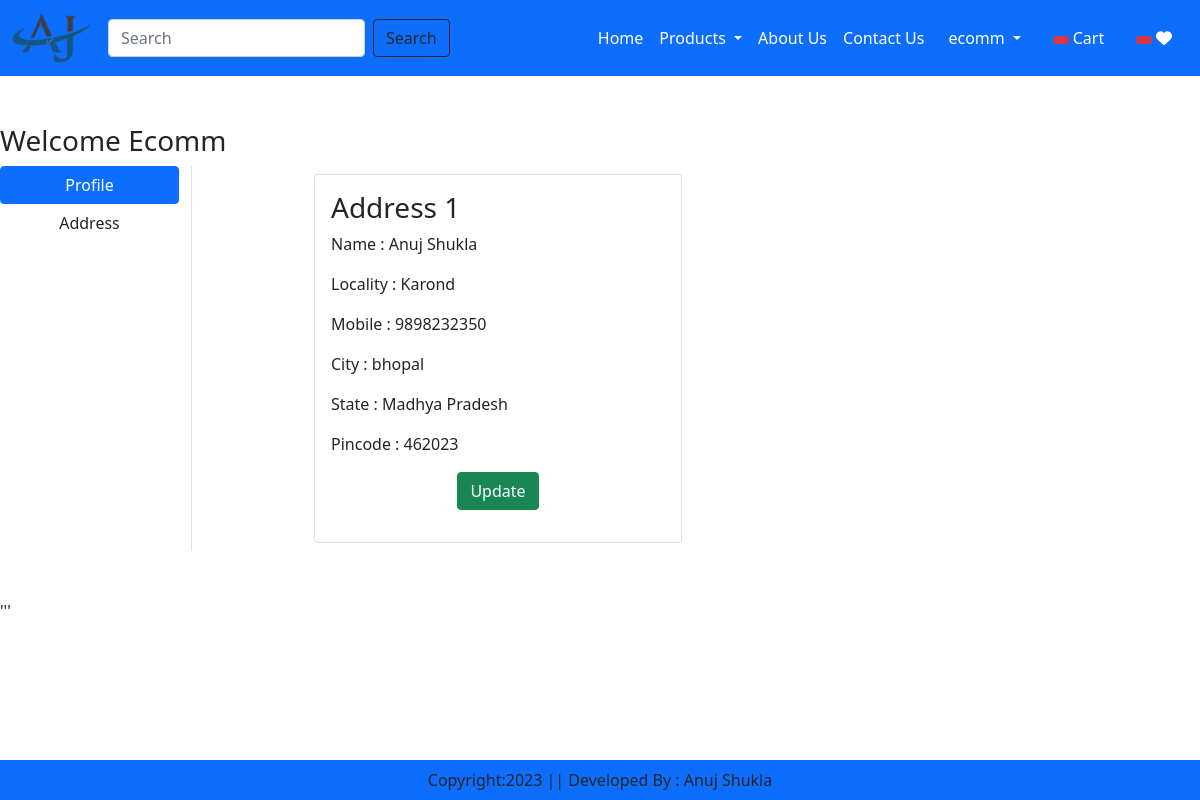
Screenshot of /address (signed in) with the database file from the repository.
### Admin/models.py (models this page shows, shortened)
class Customer(models.Model):
    user = models.ForeignKey(User,on_delete=models.CASCADE)
    name = models.CharField(max_length=200)
    locality = models.CharField(max_length=200)
    city = models.CharField(max_length=50,default=None)
    mobile = models.IntegerField(default=0)
    zipcode = models.IntegerField()
    state=models.CharField(max_length=200)

### User/views.py (the view)
# urls.py: path('address',views.Address ,name='address'),
def Address(request):
    if(request.method == 'GET'):
        totalitem = 0
        wishitem = 0
        if request.user.is_authenticated:
            totalitem = len(Cart.objects.filter(user=request.user))
            wishitem = len(Wishlist.objects.filter(user=request.user))
        add = Customer.objects.filter(user=request.user)
        return render (request,'address.html',{'add':add})

### User/templates/address.html (shortened to what this page needs)
{% extends "base.html" %}
{% load static %}
{% block main_content %}
 <div class="container-box my-5">
    <div class="row">
        <h3>Welcome <span class="text-capitalize">{{request.user}} </span> </h3>
        <div class="col-sm-2 border-end">
            <ul class="list-unstyled">
            <li class="d-grid"><a href="profile" class="btn btn-primary">Profile</a> </li>
            <li class="d-grid"><a href="address" class="btn ">Address</a> </li>
            </ul>
        </div>
        <div class="col-sm-8 offset-sm-1">
            <div class="row">
                {% for ad in add  %}
                <div class="col-sm-6">
                    <div class="card m-2">
                        <div class="card-body">
                            <h3>Address {{forloop.counter}} </h3>
                            <p>Name : {{ad.name}} </p>
                            <p>Locality : {{ad.locality}} </p>
                            <p>Mobile : {{ad.mobile}} </p>
                            <p>City : {{ad.city}} </p>
                            <p>State : {{ad.state}} </p>
                            <p>Pincode : {{ad.zipcode}} </p>
                            <p class="text-center"><a href="update/{{ad.id}}" type="button"
                                class="btn btn-success">Update</a> </p>
                        </div>
                    </div>
                </div>
                {% endfor %}
            </div>
        </div>
    </div>
 </div>
 {% endblock main_content %}

### User/templates/base.html (shortened to what this page needs)
<!DOCTYPE html>
{% load static %}
<html lang="en">
<head>
    <link href="https://cdn.jsdelivr.net/npm/bootstrap@5.1.3/dist/css/bootstrap.min.css" rel="stylesheet">
    <link rel="stylesheet" href="{% static "app/css/owl.carousel.min.css" %}"/>
     <link rel="stylesheet" href="{% static "app/css/all.min.css" %}"/>
     <link rel="stylesheet" href="{% static "app/css/style.css" %}"/>
</head>
<body>
    <nav class="navbar navbar-expand-md navbar-dark bg-primary">
        <div class="container-fluid">
          <a class="navbar-brand" href="/">
            <img src="{% static "app/image/logo7.png" %}" width="80px" height="50px"/>
          </a>
          <form class="d-flex mr-auto " role="search" action="search/">
            <input class="form-control me-2" type="search" placeholder="Search" name="search" aria-label="Search">
            <button class="btn btn-outline-dark" type="submit">Search</button>
          </form>
          <div class="collapse navbar-collapse" id="navbarSupportedContent">
            <ul class="navbar-nav ms-auto mb-2 mb-lg-0">
              <li class="nav-item">
                <a class="nav-link active" aria-current="page" href="/">Home</a>
              </li>
              <li class="nav-item dropdown">
                <a class="nav-link dropdown-toggle text-white" href="#" id="navbarDropdown" role="button" data-bs-toggle="dropdown" aria-expanded="false">
                  Products
                </a>
              </li>
              <li class="nav-item">
                <a class="nav-link text-white" href="#">About Us</a>
              </li>
              <li class="nav-item">
                <a class="nav-link text-white" href="#">Contact Us</a>
              </li>
              {% if request.user.is_authenticated %}
                <li class="nav-item dropdown mx-2">
                <a class="nav-link dropdown-toggle text-white" href="#"
                id="ProfileDropdown" role="button" data-bs-toggle="dropdown"
                aria-expanded="false">{{request.user.username}} </a>
                </li>
                <li class="nav-item mx-2">
                  <a class="nav-link text-white" href="{% url 'show-cart' %}"><span class="badge bg-danger"> </span> Cart</a>
                </li>
                <li class="nav-item mx-2">
                  <a class="nav-link text-white" href="{% url 'wishlist' %}"> <span class="badge bg-danger"> {% if wishitem > 0 %} {{wishitem}} {% endif %} </span> <i class="fa fa-heart"></i> </a>
                </li>
              {% endif %}
            </ul>
          </div>
        </div>
      </nav>
      {% block main_content %}{% endblock main_content %}
      {% block payment-gateway %}
'''
      {% endblock payment-gateway %}
      <footer class="container-fluid fixed-bottom bg-primary text-center p-2 mt-5">
        Copyright:2023 || Developed By : Anuj Shukla
      </footer>
</body>
</html>

### rows the page displays
Customer: name "Anuj Shukla", locality "Karond", mobile "9898232350", city "bhopal", state "Madhya Pradesh", zipcode "462023"

### other values shown
{{ request.user.username }} "ecomm"
{{ request.user }} "Ecomm"
